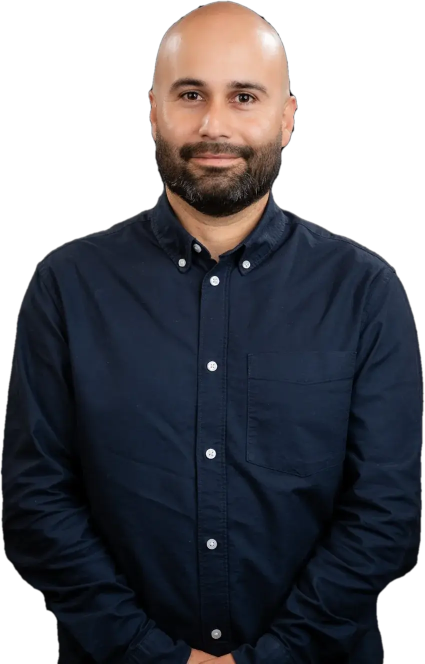
#> input picture deliver/giovanni-serrano/assets/client-handoff/Giovanni Portrait.webp, 849 x 1328 px, given in place of 5-full.png, which was not available (shown at 1/2 size)
$ python compare.py 5
#> lines starting #> are read from the running program, lines starting #| are printed output that depends on the picture; pictures that were not available may be replaced by others from this repository, and a replacement may not be noted
# Client script. Side-by-side strips of the chosen concept (left) and the build (right), both full
# page at the same width, so section-by-section differences can be read off.
# Usage (from the step's output/ folder): python code/compare.py [width] -> look/compare-<width>/NN.jpg
import sys
from pathlib import Path
from PIL import Image

Image.MAX_IMAGE_PIXELS = None
w = int(sys.argv[1]) if len(sys.argv) > 1 else 1440
ref = Image.open(f"assets/reference/concept-04/{w}-full.png").convert("RGB")
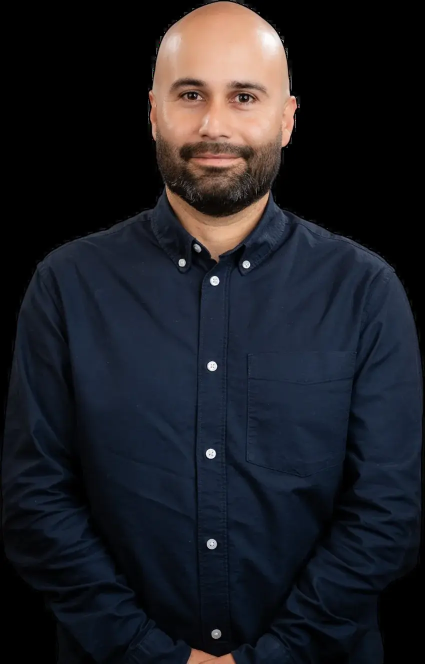
#> ref: PIL image 849x1328 RGB (shown at 1/2 size); mean R, G, B 29.4, 30.2, 36
own = Image.open(f"look/{w}-full/full.png").convert("RGB")
out = Path(f"look/compare-{w}")
out.mkdir(parents=True, exist_ok=True)
scale = 0.66 if w > 700 else 1.0
seg = 1900 if w > 700 else 2400
cw = int(w * scale)
n = 0
for top in range(0, max(ref.size[1], own.size[1]), seg):
    sheet = Image.new("RGB", (cw * 2 + 30, int(seg * scale) + 10), (200, 40, 40))
    for k, im in enumerate((ref, own)):
        bottom = min(im.size[1], top + seg)
        if bottom <= top:
            continue
        part = im.crop((0, top, w, bottom))
        sheet.paste(part.resize((cw, int(part.size[1] * scale))), (10 + k * (cw + 10), 5))
    sheet.save(out / f"{n:02d}.jpg", quality=82)
    n += 1
#> this loop made 1 pass
#> pass 1, `sheet = Image.new("RGB", (cw * 2 + 30, int(seg * scale) + 10), (200, 4..`:
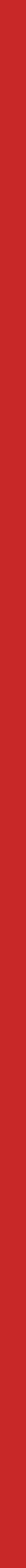
#> sheet: PIL image 40x2410 RGB (shown at 1/2 size); mean R, G, B 200, 40, 40
#> pass 1, `sheet.save(out / f"{n:02d}.jpg", quality=82)`:
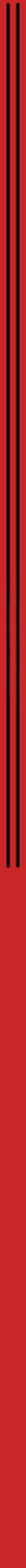
#> saved as 00.jpg: PIL image 40x2410 RGB (shown at 1/2 size); mean R, G, B 172.6, 34.7, 34.7
#> after the loop, n = 1
print(f"concept {ref.size[1]}px, build {own.size[1]}px, {n} strips in {out}")
#| concept 1328px, build 1328px, 1 strips in look/compare-5
